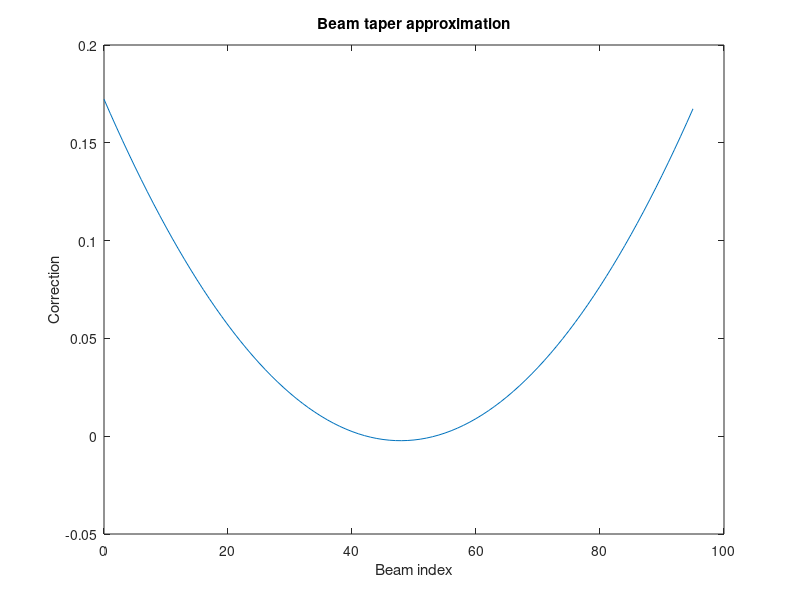

Recreate this plot in MATLAB. (Note: this script raises an error after producing the figure.)
%%  

close all
k0 = 0.6; % my own, additional, correction factor
k1 =  -0.0089;
k2 = 0.8515;
k3 = -20.0994;

i = 0:95;

a = (k0)*(k1 * i.^2 + k2 * i + k3*ones(1,96));

s = 1/70; % this is the MuPerDB (image intensity over dB, eg. 255/(70dB) )
%a = -s*a + 0.5*ones(1,96); % original soundmetrics correction
a = -s*a;% why the 0.5???

figure;
plot(i,a)
title('Beam taper approximation')
xlabel('Beam index')
ylabel('Correction')

polar_frame = im2double(imread('data/frame.bmp'));
offset = repmat(a, [512, 1]);
enhanced_polar_frame = polar_frame+offset;
figure;
subplot(1,3,1)
imshow(polar_frame)
subplot(1,3,2)
imshow(offset)
subplot(1,3,3)
imshow(enhanced_polar_frame);

%{
    Original DIDSON code:

	int	i, iBeam;
	double	dA1 = -0.0089;
	double	dA2 = 0.8515;
	double	dA3 = -20.0994;
	double	dCF;

	dA1 *= (double)m_nBpcMaxCorrection/20.;
	dA2 *= (double)m_nBpcMaxCorrection/20.;
	dA3 *= (double)m_nBpcMaxCorrection/20.;

	for (i = 0 ; i < 96 ; i++)
	{
		iBeam = pDoc->m_Header.m_bHighResolution && !pDoc->m_bLongRange ? i : 2*i;
		dCF = dA1*(double)(iBeam*iBeam) + dA2*(double)iBeam + dA3;
		m_iBPCorrection[i] = (int)(-pDoc->m_fMuPerDb * dCF + 0.5);
	}

%}
